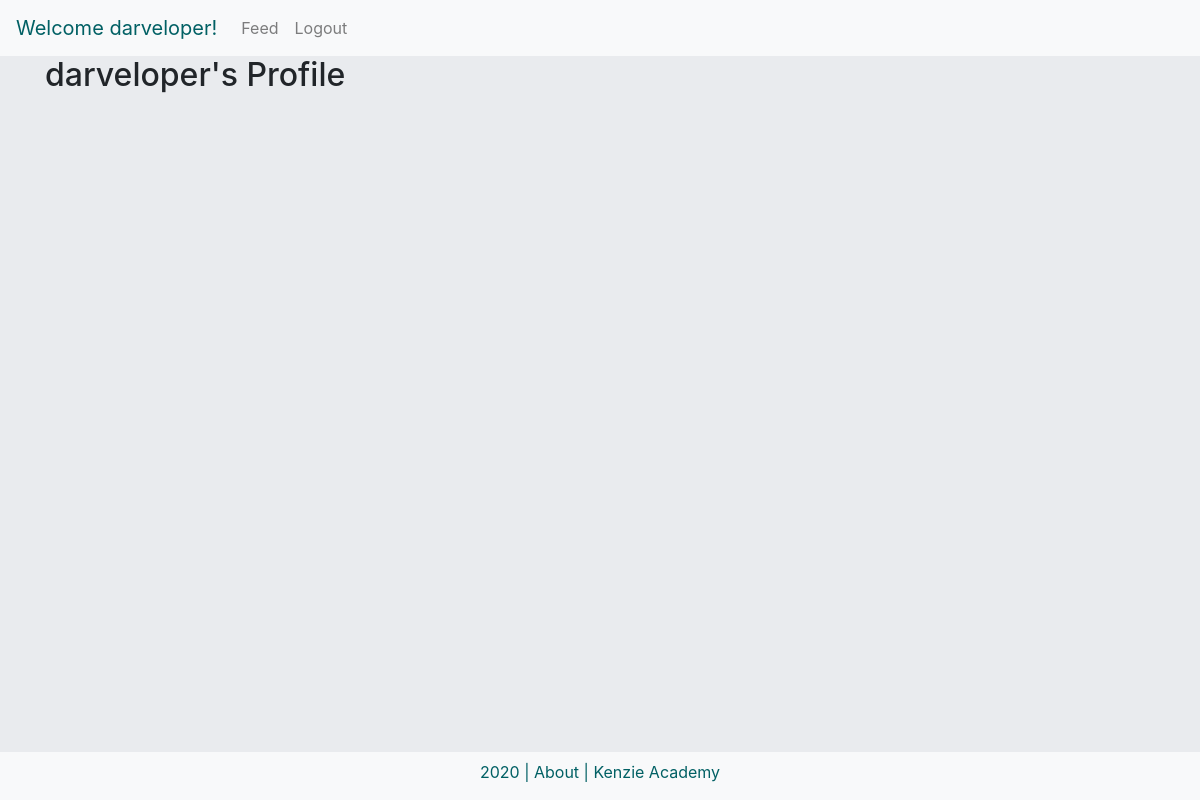
The app's page /user/1/ (signed in), older data.
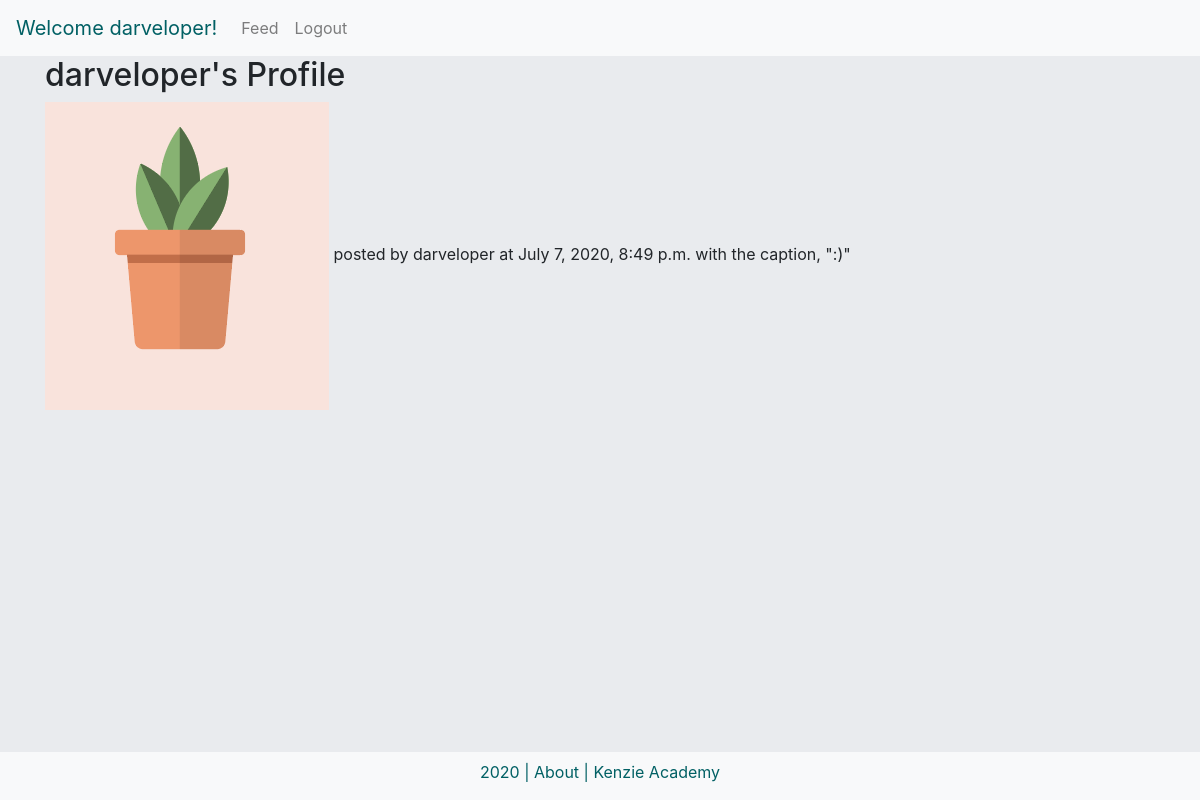
The same page, newer data.
### insta_backend/models.py (models this page shows, shortened)
class Post(models.Model):
    author = models.ForeignKey(
        'authentication.Author',
        on_delete= models.CASCADE
    )
    image = models.ImageField(upload_to='post_uploads/')
    caption = models.TextField(max_length=500)
    timestamp = models.DateTimeField(auto_now=True)
    likes = models.ManyToManyField(
        'authentication.Author',
        blank=True,
        related_name="authors_who_like_this"
        )

### authentication/models.py (models this page shows, shortened)
class Author(AbstractBaseUser):
    bio = models.TextField(max_length=280)
    name = models.CharField(max_length=50)
    username = models.CharField(max_length=50, unique=True)
    slug = models.SlugField()
    website = models.URLField()
    email = models.EmailField(max_length=100, unique=True)
    gender = models.CharField(max_length=20)
    profile_picture = models.ImageField(null=True, blank=True)
    active = models.BooleanField(default=True)
    staff = models.BooleanField(default=False)
    admin = models.BooleanField(default=False)
    age = models.FloatField(null=True, blank=True)
    birthdate = models.DateField(auto_now=False, auto_now_add=False, null=True, blank=True)
    following = models.ManyToManyField(
        'self',
        related_name="following"
    )
    USERNAME_FIELD = 'username'
    REQUIRED_FIELDS = ['email', 'name']
    @property
    def is_active(self):
        return self.active
    objects = AuthorManager()

### authentication/views.py (the view)
# urls.py: path('user/<int:id>/', profile_view, name='profile'),
def profile_view(request, id):
    profile = Author.objects.get(id=id)
    posts = Post.objects.filter(author=request.user)
    context = {
            "profile": profile,
            "posts":posts
        }
    return render(request, 'profile.html', context)

### authentication/templates/profile.html
{% extends 'base.html' %}
{% block content %}
<h2>{{request.user.username}}'s Profile</h2>
{% if posts %}
{% for post in posts %}
{% load static %}
    <img src="{% static post.image.url|slice:"13:" %}"/>
    posted by {{ post.author.username }}
    at {{ post.timestamp }}
    with the caption, "{{ post.caption }}"
    <br>
{% endfor %}
{% endif %}
{% endblock %}

Row changes from the older to the newer data that the page shows:
added Post: image (picture), author.username "darveloper", timestamp "July 7, 2020, 8:49 p.m.", caption ":)"
